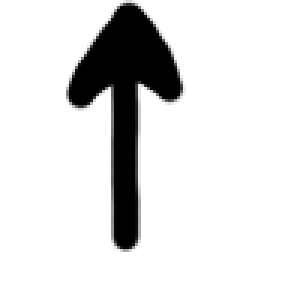
#> input picture wandering-warriors/assets/graphics/cuneiform_one.png, 100 x 100 px, found by its file name (shown 3 times larger)
$ python generate.py
#> lines starting #> are read from the running program, lines starting #| are printed output that depends on the picture
from pathlib import Path
from PIL import Image

IMAGE_DIR = Path('.') / 'assets' / 'graphics'
GENERATED_DIR = IMAGE_DIR / 'generated'

ONE = Image.open(IMAGE_DIR / 'cuneiform_one.png')
#> ONE is the input picture: PIL image 100x100 RGBA; mean R, G, B, A 218.1, 218.1, 218.1, 31.2
TEN = Image.open(IMAGE_DIR / 'cuneiform_ten.png')
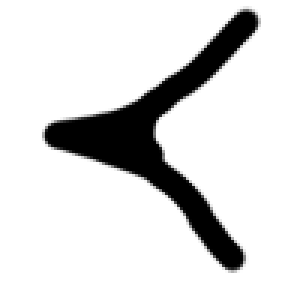
#> input picture wandering-warriors/assets/graphics/cuneiform_ten.png, 100 x 100 px, found by its file name (shown 3 times larger)
#> TEN is the input picture: PIL image 100x100 RGBA; mean R, G, B, A 211.8, 211.8, 211.8, 35.2


# quick helper
def blank_image_gen():
    return Image.new('RGBA', (300, 300), (255, 255, 255, 0))

# now finally start generating


# blank
blank_image_gen().save(GENERATED_DIR / 'blank.png')

# one
out = blank_image_gen()
out.paste(ONE, (100, 100), mask=ONE)
out.save(GENERATED_DIR / '1.png')

# two
out = blank_image_gen()
[out.paste(ONE, (50 + 100 * i, 100), mask=ONE) for i in range(2)]
out.save(GENERATED_DIR / '2.png')

# three
out = blank_image_gen()
[out.paste(ONE, (100 * i, 100), mask=ONE) for i in range(3)]
out.save(GENERATED_DIR / '3.png')

# four
out = blank_image_gen()
[out.paste(ONE, (100 * i, 50), mask=ONE) for i in range(3)]
out.paste(ONE, (100, 150), mask=ONE)
out.save(GENERATED_DIR / '4.png')

# five
out = blank_image_gen()
[out.paste(ONE, (100 * i, 50), mask=ONE) for i in range(3)]
[out.paste(ONE, (50 + 100 * i, 150), mask=ONE) for i in range(2)]
out.save(GENERATED_DIR / '5.png')

# six
out = blank_image_gen()
for i in range(3):
    for j in range(2):
        out.paste(ONE, (100 * i, 100 * j + 50), mask=ONE)
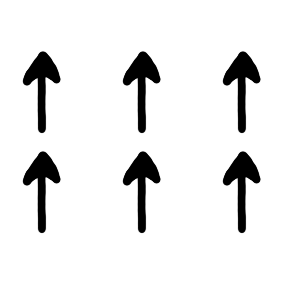
#> out: PIL image 300x300 RGBA; mean R, G, B, A 234.2, 234.2, 234.2, 19.9; transparent parts drawn white
out.save(GENERATED_DIR / '6.png')

# seven
out = blank_image_gen()
for i in range(3):
    for j in range(3):
        out.paste(ONE, (100 * i, 100 * j), mask=ONE)
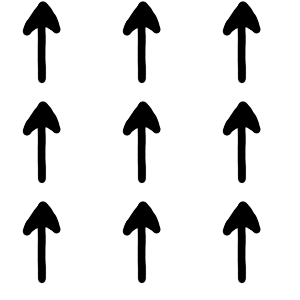
#> out: PIL image 300x300 RGBA; mean R, G, B, A 223.8, 223.8, 223.8, 29.8; transparent parts drawn white
out.paste(ONE, (100, 200), mask=ONE)
out.save(GENERATED_DIR / '7.png')

# eight
out = blank_image_gen()
for i in range(3):
    for j in range(3):
        out.paste(ONE, (100 * i, 100 * j), mask=ONE)
[out.paste(ONE, (50 + 100 * i, 200)) for i in range(2)]
out.save(GENERATED_DIR / '8.png')

# nine
out = blank_image_gen()
for i in range(3):
    for j in range(3):
        out.paste(ONE, (100 * i, 100 * j), mask=ONE)
out.save(GENERATED_DIR / '9.png')

# ten
out = blank_image_gen()
out.paste(TEN, (100, 100), mask=TEN)
out.save(GENERATED_DIR / '10.png')

# twenty
out = blank_image_gen()
out.paste(TEN, (25, 100), mask=TEN)
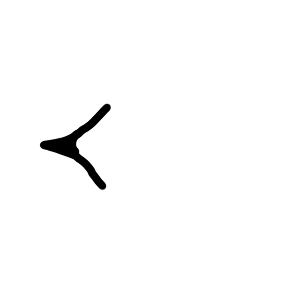
#> out: PIL image 300x300 RGBA; mean R, G, B, A 251.1, 251.1, 251.1, 3.7; transparent parts drawn white
out.paste(TEN, (150, 0), mask=TEN)
out.save(GENERATED_DIR / '20.png')

# thirty
out = blank_image_gen()
out.paste(TEN, (25, 100), mask=TEN)
out.paste(TEN, (150, 0), mask=TEN)
out.paste(TEN, (150, 200), mask=TEN)
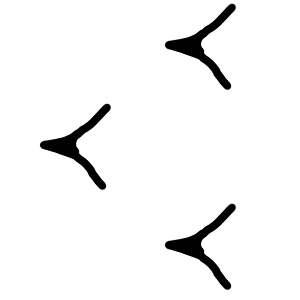
#> out: PIL image 300x300 RGBA; mean R, G, B, A 243.3, 243.3, 243.3, 11.2; transparent parts drawn white
out.save(GENERATED_DIR / '30.png')

# forty
out = blank_image_gen()
out.paste(TEN, (25, 100), mask=TEN)
out.paste(TEN, (100, 50), mask=TEN)
out.paste(TEN, (100, 150), mask=TEN)
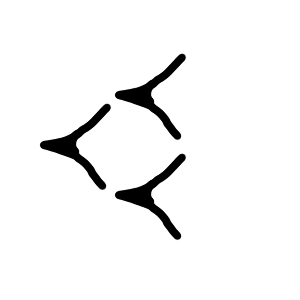
#> out: PIL image 300x300 RGBA; mean R, G, B, A 243.3, 243.3, 243.3, 11.2; transparent parts drawn white
out.paste(TEN, (200, 0), mask=TEN)
out.save(GENERATED_DIR / '40.png')

# fifty
out = blank_image_gen()
out.paste(TEN, (25, 100), mask=TEN)
out.paste(TEN, (100, 50), mask=TEN)
out.paste(TEN, (100, 150), mask=TEN)
out.paste(TEN, (200, 0), mask=TEN)
out.paste(TEN, (200, 100), mask=TEN)
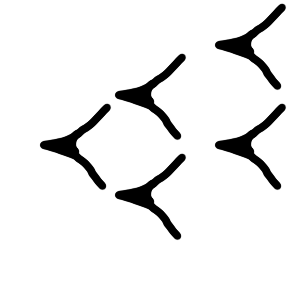
#> out: PIL image 300x300 RGBA; mean R, G, B, A 235.4, 235.4, 235.4, 18.7; transparent parts drawn white
out.save(GENERATED_DIR / '50.png')
